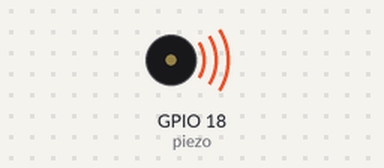
A program run on a simulated Raspberry Pi (BCM pin numbers). Parts: buzzer (waves = sounding). At 0.8 s the program stops and its outputs stay as they are.

Above: at 0.1 s.
At 0.9 s:
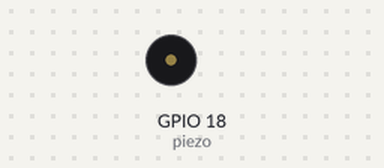
Timing chart, 0 to 2.3 s (numbered marks = the images above):
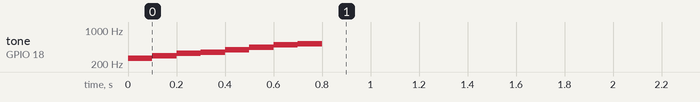

Measured:
- by itself, tone on GPIO 18 (piezo): plays 262 Hz for 0.10 s, 294 Hz for 0.10 s, 330 Hz for 0.10 s, 349 Hz for 0.10 s, 392 Hz for 0.10 s, 440 Hz for 0.10 s … (8 notes in this stretch)

The program:

piezonoises.py
```python
# Assumes a piezo plate has been connected between GND and pin 18
# Note that pin 18 is also labelled as '12', 'BCM 18 (PWM0)' or 'P1-12' and is on
# the second row of pins, 6th from the top

# gpiozero is not default on Lite Raspbian
# install with sudo apt-get install gpiozero

from gpiozero import PWMOutputDevice
from time import sleep
piezo_pin = 18
duty_cycle = 0.5
piezo = PWMOutputDevice(pin = piezo_pin, initial_value = 0, frequency = 440)

c4 = 262
d4 = 294
e4 = 330
f4 = 349
g4 = 392
a4 = 440
b4 = 494
c5 = 2 * c4
d5 = 2 * d4
e5 = 2 * e4
f5 = 2 * f4

tempo = 120 # Beats Per Minute

def tone(frequency, duration):
  piezo.frequency = frequency
  piezo.value = duty_cycle
  sleep(duration)
  piezo.off()

def ladder_up():
  duration = 0.1
  tone(c4, duration)
  tone(d4, duration)
  tone(e4, duration)
  tone(f4, duration)
  tone(g4, duration)
  tone(a4, duration)
  tone(b4, duration)
  tone(c5, duration)

def tune_one():
  melody = [[a4,4], [a4,4],  [a4,4], [f4,5], [c5,16],
    [a4,4], [f4,5], [c5,16], [a4,2], [e5,4], [e5,4], [e5,4],
    [f5,5], [c5,16], [a4,4], [f4,5], [c5,16], [a4,2]]

  for note in melody:
    f = note[0]
    d = ((1000 * (60 * 4 / tempo)) / float(note[1])) / 1000
    print("Playing %s, %s" % (f, d))
    tone(f, d)
    sleep(d * 1.2)

#tone(100, 1)
ladder_up()
#tune_one()
```
